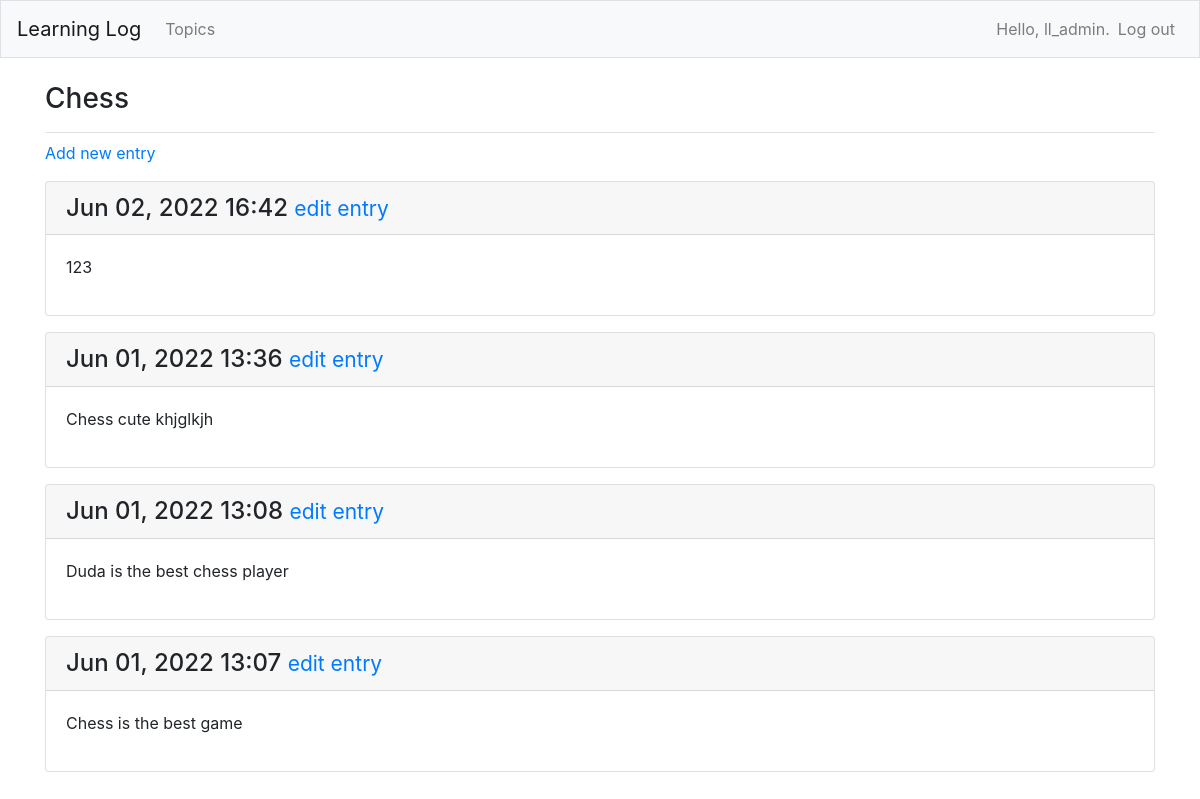
The page /topics/1/ (signed in) on the database its author committed.
### learning_logs/models.py (models this page shows, shortened)
class Topic(models.Model):
    text = models.CharField(max_length=200)
    date_added = models.DateTimeField(auto_now_add=True)
    owner = models.ForeignKey(User, on_delete=models.CASCADE)
    def __str__(self):
        return self.text

class Entry(models.Model):
    topic = models.ForeignKey(Topic, on_delete=models.CASCADE)
    text = models.TextField()
    date_added = models.DateTimeField(auto_now_add=True)
    class Meta:
        verbose_name_plural = 'entries'

### learning_logs/views.py (the view)
# urls.py: path('topics/<int:topic_id>/', views.topic, name='topic'),
@login_required
def topic(request, topic_id):
    topic = Topic.objects.get(id=topic_id)
    if topic.owner != request.user:
        raise Http404
    entries = topic.entry_set.order_by('-date_added')
    context = {'topic': topic, 'entries':entries}
    return render(request, 'learning_logs/topic.html',context)

### learning_logs/templates/learning_logs/topic.html
{% extends 'learning_logs/base.html' %}
{% block page_header %}
<h3>{{ topic }}</h3>
{% endblock page_header %}
{% block content %}
  <p>
    <a href="{% url 'learning_logs:new_entry' topic.id %}">Add new entry</a>
  </p>
  {% for entry in entries %}
    <div class = "card mb-3">
      <h4 class='card-header'>
        {{ entry.date_added|date:'M d, Y H:i' }}
        <small><a href="{% url 'learning_logs:edit_entry' entry.id %}">edit entry</a></small>
      </h4>
      <div class= "card-body">
        {{ entry.text|linebreaks }}
      </div>
    </div>
  {% empty %}
    <p>There are no entries for this topic yet.</p>
  {% endfor %}
{% endblock content %}

### learning_logs/templates/learning_logs/base.html (shortened to what this page needs)
{% load bootstrap4 %}
<!DOCTYPE html>
<html lang="en">
<head>
  {% bootstrap_css %} {% bootstrap_javascript jquery='full' %}
</head>
<body>
  <nav class="navbar navbar-expand-md navbar-light bg-light mb-4 border">
    <a class="navbar-brand" href="{% url 'learning_logs:index'%}">
      Learning Log</a>
    <div class="collapse navbar-collapse" id="navbarCollapse">
      <ul class="navbar-nav mr-auto">
        <li class="nav-item">
          <a class="nav-link" href="{% url 'learning_logs:topics'%}">
            Topics</a>
        </li>
      </ul>
      <ul class="navbar-nav ml-auto">
        {% if user.is_authenticated %}
        <li class="nav-item">
          <span class="navbar-text">Hello, {{ user.username }}.</span>
        </li>
        <li class="nav-item">
          <a class="nav-link" href="{% url 'users:logout' %}">Log out</a>
        </li>
        {% endif %}
      </ul>
    </div>
  </nav>
  <main role="main" class="container">
    <div class="pb-2 mb-2 border-bottom">
      {% block page_header %}{% endblock page_header %}
    </div>
    <div>{% block content %}{% endblock content %}</div>
  </main>
</body>
</html>

### rows shown on the page
Topic: text "Chess"
Entry: date_added "Jun 02, 2022 16:42", text "123"
Entry: date_added "Jun 01, 2022 13:36", text "Chess cute khjglkjh"
Entry: date_added "Jun 01, 2022 13:08", text "Duda is the best chess player"
Entry: date_added "Jun 01, 2022 13:07", text "Chess is the best game"

### other values the page prints
{{ user.username }} "ll_admin"
